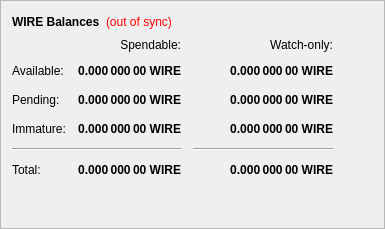
        <widget class="QFrame" name="frame">
         <property name="frameShape">
          <enum>QFrame::StyledPanel</enum>
         </property>
         <property name="frameShadow">
          <enum>QFrame::Raised</enum>
         </property>
         <layout class="QVBoxLayout" name="verticalLayout_4">
          <item>
           <layout class="QHBoxLayout" name="horizontalLayout_4">
            <item>
             <widget class="QLabel" name="label_5">
              <property name="font">
               <font>
                <weight>75</weight>
                <bold>true</bold>
               </font>
              </property>
              <property name="text">
               <string>WIRE Balances</string>
              </property>
             </widget>
            </item>
            <item>
             <widget class="QLabel" name="labelWalletStatus">
              <property name="cursor">
               <cursorShape>WhatsThisCursor</cursorShape>
              </property>
              <property name="toolTip">
               <string>The displayed information may be out of date. Your wallet automatically synchronizes with the Wire network after a connection is established, but this process has not completed yet.</string>
              </property>
              <property name="styleSheet">
               <string notr="true">QLabel { color: red; }</string>
              </property>
              <property name="text">
               <string notr="true">(out of sync)</string>
              </property>
              <property name="alignment">
               <set>Qt::AlignLeading|Qt::AlignLeft|Qt::AlignVCenter</set>
              </property>
             </widget>
            </item>
            <item>
             <spacer name="horizontalSpacer_3">
              <property name="orientation">
               <enum>Qt::Horizontal</enum>
              </property>
              <property name="sizeHint" stdset="0">
               <size>
                <width>40</width>
                <height>20</height>
               </size>
              </property>
             </spacer>
            </item>
           </layout>
          </item>
          <item>
           <layout class="QGridLayout" name="gridLayout">
            <property name="spacing">
             <number>12</number>
            </property>
            <item row="2" column="2">
             <widget class="QLabel" name="labelWatchPending">
              <property name="font">
               <font>
                <weight>75</weight>
                <bold>true</bold>
               </font>
              </property>
              <property name="cursor">
               <cursorShape>IBeamCursor</cursorShape>
              </property>
              <property name="toolTip">
               <string>Unconfirmed transactions to watch-only addresses</string>
              </property>
              <property name="text">
               <string notr="true">0.000 000 00 WIRE</string>
              </property>
              <property name="alignment">
               <set>Qt::AlignRight|Qt::AlignTrailing|Qt::AlignVCenter</set>
              </property>
              <property name="textInteractionFlags">
               <set>Qt::LinksAccessibleByMouse|Qt::TextSelectableByKeyboard|Qt::TextSelectableByMouse</set>
              </property>
             </widget>
            </item>
            <item row="2" column="1">
             <widget class="QLabel" name="labelUnconfirmed">
              <property name="font">
               <font>
                <weight>75</weight>
                <bold>true</bold>
               </font>
              </property>
              <property name="cursor">
               <cursorShape>IBeamCursor</cursorShape>
              </property>
              <property name="toolTip">
               <string>Total of transactions that have yet to be confirmed, and do not yet count toward the spendable balance</string>
              </property>
              <property name="text">
               <string notr="true">0.000 000 00 WIRE</string>
              </property>
              <property name="alignment">
               <set>Qt::AlignRight|Qt::AlignTrailing|Qt::AlignVCenter</set>
              </property>
              <property name="textInteractionFlags">
               <set>Qt::LinksAccessibleByMouse|Qt::TextSelectableByKeyboard|Qt::TextSelectableByMouse</set>
              </property>
             </widget>
            </item>
            <item row="3" column="2">
             <widget class="QLabel" name="labelWatchImmature">
              <property name="font">
               <font>
                <weight>75</weight>
                <bold>true</bold>
               </font>
              </property>
              <property name="cursor">
               <cursorShape>IBeamCursor</cursorShape>
              </property>
              <property name="toolTip">
               <string>Staked or masternode rewards in watch-only addresses that has not yet matured</string>
              </property>
              <property name="text">
               <string notr="true">0.000 000 00 WIRE</string>
              </property>
              <property name="alignment">
               <set>Qt::AlignRight|Qt::AlignTrailing|Qt::AlignVCenter</set>
              </property>
              <property name="textInteractionFlags">
               <set>Qt::LinksAccessibleByMouse|Qt::TextSelectableByKeyboard|Qt::TextSelectableByMouse</set>
              </property>
             </widget>
            </item>
            <item row="4" column="0" colspan="2">
             <widget class="Line" name="lineSpendableBalance">
              <property name="orientation">
               <enum>Qt::Horizontal</enum>
              </property>
             </widget>
            </item>
            <item row="4" column="2">
             <widget class="Line" name="lineWatchBalance">
              <property name="sizePolicy">
               <sizepolicy hsizetype="Preferred" vsizetype="Fixed">
                <horstretch>0</horstretch>
                <verstretch>0</verstretch>
               </sizepolicy>
              </property>
              <property name="minimumSize">
               <size>
                <width>140</width>
                <height>0</height>
               </size>
              </property>
              <property name="orientation">
               <enum>Qt::Horizontal</enum>
              </property>
             </widget>
            </item>
            <item row="5" column="0">
             <widget class="QLabel" name="labelTotalText">
              <property name="text">
               <string>Total:</string>
              </property>
             </widget>
            </item>
            <item row="3" column="1">
             <widget class="QLabel" name="labelImmature">
              <property name="font">
               <font>
                <weight>75</weight>
                <bold>true</bold>
               </font>
              </property>
              <property name="cursor">
               <cursorShape>IBeamCursor</cursorShape>
              </property>
              <property name="toolTip">
               <string>Staked or masternode rewards that has not yet matured</string>
              </property>
              <property name="text">
               <string notr="true">0.000 000 00 WIRE</string>
              </property>
              <property name="alignment">
               <set>Qt::AlignRight|Qt::AlignTrailing|Qt::AlignVCenter</set>
              </property>
              <property name="textInteractionFlags">
               <set>Qt::LinksAccessibleByMouse|Qt::TextSelectableByKeyboard|Qt::TextSelectableByMouse</set>
              </property>
             </widget>
            </item>
            <item row="2" column="3">
             <spacer name="horizontalSpacer_2">
              <property name="orientation">
               <enum>Qt::Horizontal</enum>
              </property>
              <property name="sizeHint" stdset="0">
               <size>
                <width>40</width>
                <height>20</height>
               </size>
              </property>
             </spacer>
            </item>
            <item row="3" column="0">
             <widget class="QLabel" name="labelImmatureText">
              <property name="text">
               <string>Immature:</string>
              </property>
             </widget>
            </item>
            <item row="5" column="1">
             <widget class="QLabel" name="labelTotal">
              <property name="font">
               <font>
                <weight>75</weight>
                <bold>true</bold>
               </font>
              </property>
              <property name="cursor">
               <cursorShape>IBeamCursor</cursorShape>
              </property>
              <property name="toolTip">
               <string>Your current total balance</string>
              </property>
              <property name="text">
               <string notr="true">0.000 000 00 WIRE</string>
              </property>
              <property name="alignment">
               <set>Qt::AlignRight|Qt::AlignTrailing|Qt::AlignVCenter</set>
              </property>
              <property name="textInteractionFlags">
               <set>Qt::LinksAccessibleByMouse|Qt::TextSelectableByKeyboard|Qt::TextSelectableByMouse</set>
              </property>
             </widget>
            </item>
            <item row="5" column="2">
             <widget class="QLabel" name="labelWatchTotal">
              <property name="font">
               <font>
                <weight>75</weight>
                <bold>true</bold>
               </font>
              </property>
              <property name="cursor">
               <cursorShape>IBeamCursor</cursorShape>
              </property>
              <property name="toolTip">
               <string>Current total balance in watch-only addresses</string>
              </property>
              <property name="text">
               <string notr="true">0.000 000 00 WIRE</string>
              </property>
              <property name="alignment">
               <set>Qt::AlignRight|Qt::AlignTrailing|Qt::AlignVCenter</set>
              </property>
              <property name="textInteractionFlags">
               <set>Qt::LinksAccessibleByMouse|Qt::TextSelectableByKeyboard|Qt::TextSelectableByMouse</set>
              </property>
             </widget>
            </item>
            <item row="0" column="2">
             <widget class="QLabel" name="labelWatchonly">
              <property name="text">
               <string>Watch-only:</string>
              </property>
              <property name="alignment">
               <set>Qt::AlignRight|Qt::AlignTrailing|Qt::AlignVCenter</set>
              </property>
             </widget>
            </item>
            <item row="1" column="0">
             <widget class="QLabel" name="labelBalanceText">
              <property name="text">
               <string>Available:</string>
              </property>
             </widget>
            </item>
            <item row="1" column="1">
             <widget class="QLabel" name="labelBalance">
              <property name="font">
               <font>
                <weight>75</weight>
                <bold>true</bold>
               </font>
              </property>
              <property name="cursor">
               <cursorShape>IBeamCursor</cursorShape>
              </property>
              <property name="toolTip">
               <string>Your current spendable balance</string>
              </property>
              <property name="text">
               <string notr="true">0.000 000 00 WIRE</string>
              </property>
              <property name="alignment">
               <set>Qt::AlignRight|Qt::AlignTrailing|Qt::AlignVCenter</set>
              </property>
              <property name="textInteractionFlags">
               <set>Qt::LinksAccessibleByMouse|Qt::TextSelectableByKeyboard|Qt::TextSelectableByMouse</set>
              </property>
             </widget>
            </item>
            <item row="1" column="2">
             <widget class="QLabel" name="labelWatchAvailable">
              <property name="font">
               <font>
                <weight>75</weight>
                <bold>true</bold>
               </font>
              </property>
              <property name="cursor">
               <cursorShape>IBeamCursor</cursorShape>
              </property>
              <property name="toolTip">
               <string>Your current balance in watch-only addresses</string>
              </property>
              <property name="text">
               <string notr="true">0.000 000 00 WIRE</string>
              </property>
              <property name="alignment">
               <set>Qt::AlignRight|Qt::AlignTrailing|Qt::AlignVCenter</set>
              </property>
              <property name="textInteractionFlags">
               <set>Qt::LinksAccessibleByMouse|Qt::TextSelectableByKeyboard|Qt::TextSelectableByMouse</set>
              </property>
             </widget>
            </item>
            <item row="2" column="0">
             <widget class="QLabel" name="labelPendingText">
              <property name="text">
               <string>Pending:</string>
              </property>
             </widget>
            </item>
            <item row="0" column="1">
             <widget class="QLabel" name="labelSpendable">
              <property name="text">
               <string>Spendable:</string>
              </property>
              <property name="alignment">
               <set>Qt::AlignRight|Qt::AlignTrailing|Qt::AlignVCenter</set>
              </property>
             </widget>
            </item>
           </layout>
          </item>
          <item>
           <spacer name="verticalSpacer_4">
            <property name="orientation">
             <enum>Qt::Vertical</enum>
            </property>
            <property name="sizeHint" stdset="0">
             <size>
              <width>20</width>
              <height>40</height>
             </size>
            </property>
           </spacer>
          </item>
         </layout>
        </widget>
